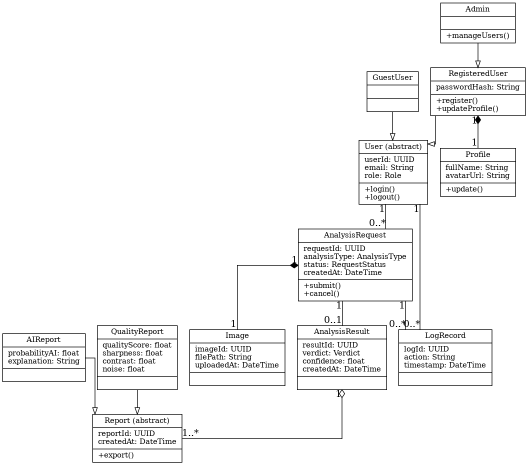
#> input picture TrueFrameUI/wwwroot/uploads/0488ca98-e36a-41f5-9a71-5c117b755a5d.png, 1056 x 931 px (shown at 1/2 size)
$ python -i color.py   (imports and definitions only)
#> lines starting #> are read from the running program, lines starting #| are printed output that depends on the picture
"""
Renk analizi — beyaz dengesi, renk sıcaklığı, cast, dominant renkler, doygunluk.
"""

from __future__ import annotations

import numpy as np
from PIL import Image


# ── Renk sıcaklığı tahmini ───────────────────────────────────

def _estimate_temperature(r: float, g: float, b: float) -> tuple[int, str]:
    """Grey-world'den kabaca Kelvin tahmini (R/B oranı tabanlı)."""
    b = max(b, 1.0)
    r = max(r, 1.0)
    rb = r / b

    if rb > 1.6:  return 2700,  "Tungsten / Gün batımı (~2700K)"
    if rb > 1.3:  return 3500,  "Sıcak beyaz / İç mekan (~3500K)"
    if rb > 1.1:  return 4500,  "Sabah / Akşam ışığı (~4500K)"
    if rb > 0.9:  return 5600,  "Gün ışığı, nötr (~5600K)"
    if rb > 0.75: return 7000,  "Bulutlu hava (~7000K)"
    return 9000, "Gölge / Mavi saati (~9000K+)"


def _detect_cast(r: float, g: float, b: float) -> tuple[str, float]:
    """Renk tonu sapması yönü ve gücü."""
    mean = (r + g + b) / 3
    if mean < 1:
        return "nötr", 0.0
    rn, gn, bn = r / mean, g / mean, b / mean
    max_dev = max(abs(rn - 1), abs(gn - 1), abs(bn - 1))
    strength = round(float(max_dev), 3)

    if max_dev < 0.07:
        return "nötr", strength
    if rn > gn and rn > bn:
        return "kırmızı / sıcak", strength
    if bn > rn and bn > gn:
        return "mavi / soğuk", strength
    if gn > rn and gn > bn:
        return "yeşil (magenta karşıtı)", strength
    return "karma", strength


def _dominant_colors(pil_img: Image.Image, n: int = 6) -> list[str]:
    """PIL quantize ile n baskın renk."""
    try:
        small = pil_img.convert("RGB").resize((150, 150), Image.LANCZOS)
        q = small.quantize(colors=n, method=Image.Quantize.MEDIANCUT)
        pal = q.getpalette()
        return [
            f"#{pal[i*3]:02x}{pal[i*3+1]:02x}{pal[i*3+2]:02x}"
            for i in range(n)
        ]
    except Exception:
        return []


def _saturation(pil_img: Image.Image) -> float:
    """HSV S kanalının ortalaması → 0-100."""
    try:
        hsv = np.array(pil_img.convert("HSV"), dtype=np.float32)
        return round(float(hsv[:, :, 1].mean() / 255 * 100), 1)
    except Exception:
        arr = np.array(pil_img.convert("RGB"), dtype=np.float32)
        r, g, b = arr[:,:,0], arr[:,:,1], arr[:,:,2]
        return round(float(np.std([r.mean(), g.mean(), b.mean()]) / 128 * 100), 1)


# ── Public API ───────────────────────────────────────────────

def analyze_color(pil_img: Image.Image) -> dict:
    """
    Returns:
        temperature_k / temperature_label
        cast / cast_strength
        dominant_colors     — list of hex strings
        saturation          — 0-100
        grey_world_deviation
        channel_means       — {r, g, b}
    """
    arr = np.array(pil_img.convert("RGB"), dtype=np.float32)
    r_m = float(arr[:, :, 0].mean())
    g_m = float(arr[:, :, 1].mean())
    b_m = float(arr[:, :, 2].mean())

    temp_k, temp_label = _estimate_temperature(r_m, g_m, b_m)
    cast, cast_strength = _detect_cast(r_m, g_m, b_m)
    sat = _saturation(pil_img)
    dom = _dominant_colors(pil_img)
    grey_dev = round(float(np.std([r_m, g_m, b_m])), 1)

    return {
        "temperature_k":       temp_k,
        "temperature_label":   temp_label,
        "cast":                cast,
        "cast_strength":       cast_strength,
        "dominant_colors":     dom,
        "saturation":          sat,
        "grey_world_deviation": grey_dev,
        "channel_means":       {
            "r": round(r_m, 1),
            "g": round(g_m, 1),
            "b": round(b_m, 1),
        },
    }

>>> from PIL import Image
>>> picture = Image.open('../../../../TrueFrameUI/wwwroot/uploads/0488ca98-e36a-41f5-9a71-5c117b755a5d.png')
#> picture is the input picture: PIL image 1056x931 RGBA; mean R, G, B, A 246.1, 246.1, 246.1, 254.9
>>> result = analyze_color(picture)
#> in analyze_color, `r_m = float(arr[:, :, 0].mean())`: r_m = 246.1
#> in _estimate_temperature, `rb = r / b`: rb = 1
#> in analyze_color, `temp_k, temp_label = _estimate_temperature(r_m, g_m, b_m)`: temp_k = 5600; temp_label = 'Gün ışığı, nötr (~5600K)'
#> in _detect_cast, `mean = (r + g + b) / 3`: mean = 246.1
#> in _detect_cast, `rn, gn, bn = r / mean, g / mean, b / mean`: rn = 1
#> in _detect_cast, `max_dev = max(abs(rn - 1), abs(gn - 1), abs(bn - 1))`: max_dev = 0
#> in analyze_color, `cast, cast_strength = _detect_cast(r_m, g_m, b_m)`: cast = 'nötr'; cast_strength = 0
#> in _saturation, `hsv = np.array(pil_img.convert("HSV"), dtype=np.float32)`:
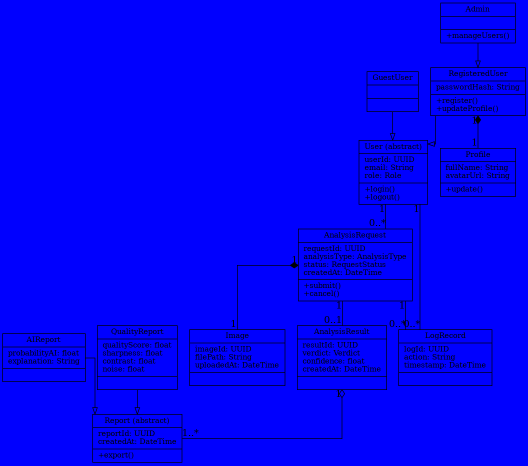
#> hsv: shape (931, 1056, 3) float32 (shown at 1/2 size); mean R, G, B 0, 0, 247
#> in _dominant_colors, `small = pil_img.convert("RGB").resize((150, 150), Image.LANCZOS)`:
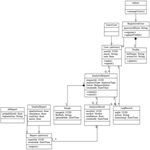
#> small: PIL image 150x150 RGB; min 0, max 255, mean 245.6
#> in _dominant_colors, `pal = q.getpalette()`: pal = [255, 255, 255, 252, 252, 252, 234, 234, 234, 218, 218, 218, 208, 208, 208, 184, 184, 184]
#> in analyze_color, `dom = _dominant_colors(pil_img)`: dom = ['#ffffff', '#fcfcfc', '#eaeaea', '#dadada', '#d0d0d0', '#b8b8b8']
#> in analyze_color, `grey_dev = round(float(np.std([r_m, g_m, b_m])), 1)`: grey_dev = 0
#> result = 8 items
